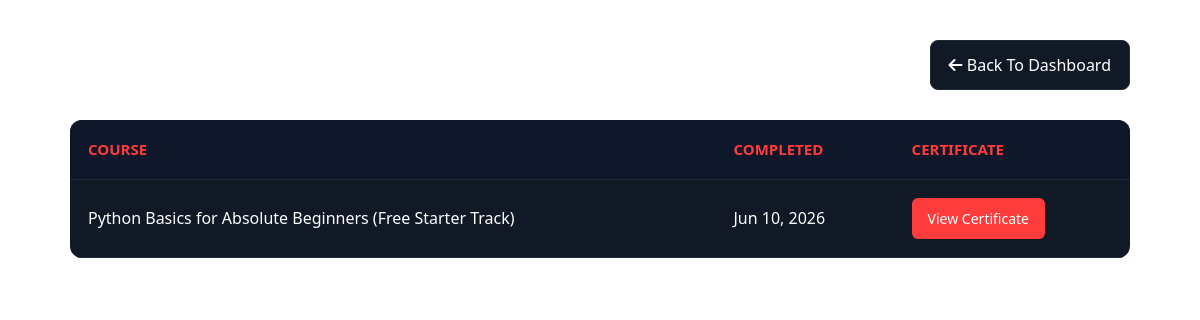
The app's page /courses/my-certificates/ (signed in) with its own data.
### courses/models.py (models this page shows, shortened)
class CompletedCourse(models.Model):
    user = models.ForeignKey(User, on_delete=models.CASCADE)
    course = models.ForeignKey(Course, on_delete=models.CASCADE)
    completed_at = models.DateTimeField(auto_now_add=True)
    class Meta:
        unique_together = ["user", "course"]

class Course(models.Model):
    COURSE_TYPE = (
        ("recorded", "Recorded"),
        ("live", "Live"),
    )
    PAYMENT_TYPE = (
        ('transfer', 'transfer'),
        ('mastercard',  'Mastercard')
    )
    title = models.CharField(max_length=200)
    description = models.TextField()
    price = models.DecimalField(max_digits=8, decimal_places=2)
    payment_type = models.CharField(max_length=10, choices=PAYMENT_TYPE, default="transfer")
    course_type = models.CharField(
        max_length=10,
        choices=COURSE_TYPE,
        default="recorded"
    )
    discount_active = models.BooleanField(default=False)
    discount_percentage = models.PositiveIntegerField(
        default=0
    )
    first_200_discount = models.DecimalField(
        max_digits=5,
        decimal_places=2,
        default=0
    )
    discount_expiry = models.DateTimeField(
        null=True,
        blank=True
    )
    enrollment_open = models.DateTimeField(null=True, blank=True)
    created_at = models.DateTimeField(auto_now_add=True)

### courses/views.py (the view)
@login_required
def my_certificates(request):
    certificates = CompletedCourse.objects.filter(
        user=request.user
    ).select_related("course")
    context = {
        "certificates": certificates
    }
    return render(
        request,
        "courses/certificates/my_certificates.html",
        context
    )

### courses/templates/courses/certificates/my_certificates.html (shortened to what this page needs)
{% extends "base.html" %}
{% block css_files %}
<link rel="stylesheet" href="https://cdnjs.cloudflare.com/ajax/libs/font-awesome/6.5.0/css/all.min.css">
{% endblock %}
{% block content %}
<div class="certificates-container">
    <div class="page-top">
        <h2 class="page-title">
            <i class="fa-solid fa-certificate"></i>
        </h2>
        <a href="{% url 'courses:student_portal' %}" class="back-btn">
            <i class="fa-solid fa-arrow-left"></i>
            Back To Dashboard
        </a>
    </div>
    <div class="table-wrapper">
        <table>
            <thead>
                <tr>
                    <th>Course</th>
                    <th>Completed</th>
                    <th>Certificate</th>
                </tr>
            </thead>
            <tbody>
            {% for cert in certificates %}
                <tr>
                    <td>{{ cert.course.title }}</td>
                    <td>
                        {{ cert.completed_at|date:"M d, Y" }}
                    </td>
                    <td>
                        <a
                        href="{% url 'certificate_view' cert.id %}"
                        class="view-btn"
                        >
                            View Certificate
                        </a>
                    </td>
                </tr>
            {% endfor %}
            </tbody>
        </table>
    </div>
</div>
{% endblock %}

### courses/templates/courses/certificates/my_certificates.html (style rules this page uses)
.certificates-container { max-width:1100px; margin:auto; padding:40px 20px; color:white; }
.page-top { display:flex; justify-content:space-between; align-items:center; margin-bottom:30px; gap:15px; flex-wrap:wrap; }
.page-title { font-size:32px; font-weight:700; }
.back-btn { background:#111826; color:white; text-decoration:none; padding:12px 18px; border-radius:8px; border:1px solid #1f2933; transition:0.3s; }
.table-wrapper { overflow-x:auto; border-radius:12px; }
table { width:100%; border-collapse:collapse; background:#111826; min-width:700px; }
thead { background:#0f172a; }
th, td { padding:18px; text-align:left; border-bottom:1px solid #1f2933; }
th { color:#ff3b3b; font-size:15px; text-transform:uppercase; }
.view-btn { display:inline-block; background:#ff3b3b; color:white; padding:10px 16px; border-radius:6px; text-decoration:none; transition:0.3s; font-size:14px; }

### records on screen
CompletedCourse: course "Python Basics for Absolute Beginners (Free Starter Track)", completed_at "Jun 10, 2026"
